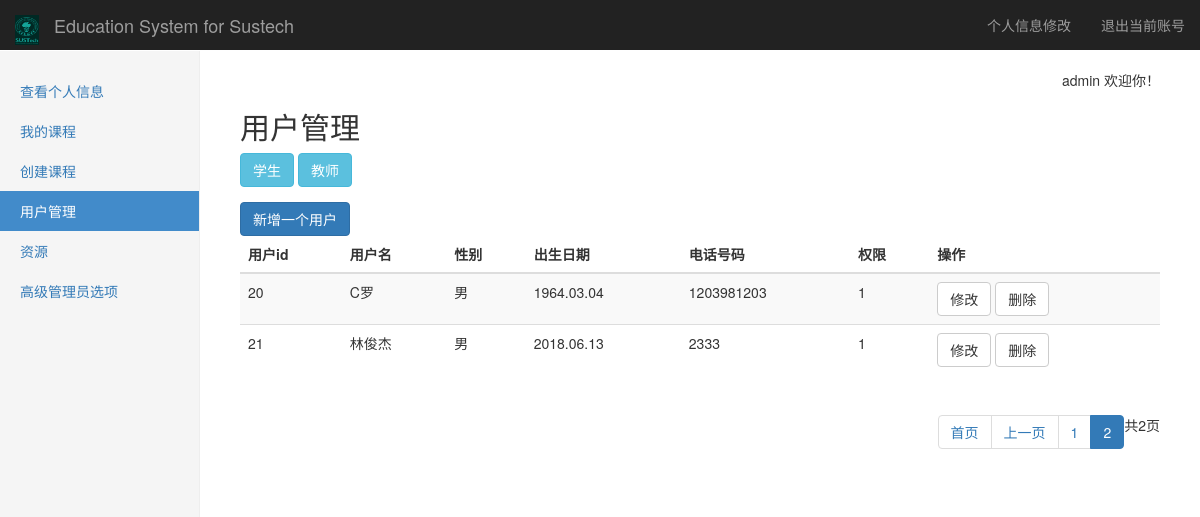
Before: /account?p=2&privilege=1 (signed in) with the older database file.
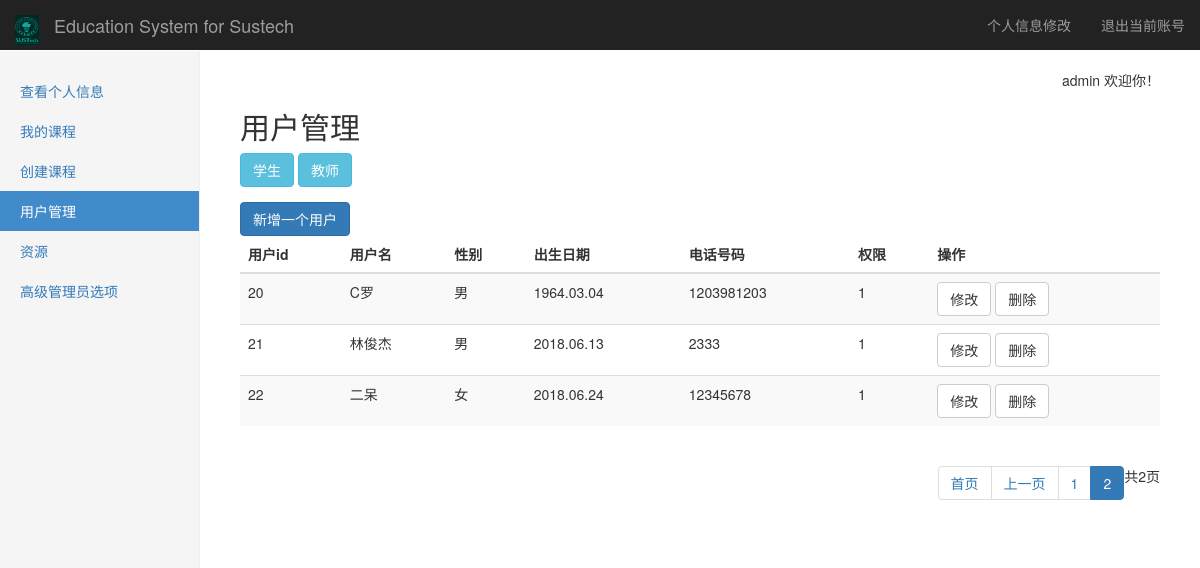
After: the same page with the newer database file.
### tables this page shows
CREATE TABLE "infor" (
	`userid`	int NOT NULL,
	`telephone`	string NOT NULL,
	`sex`	string NOT NULL,
	`born`	string NOT NULL
);

CREATE TABLE "account" (
	`userid`	INTEGER NOT NULL PRIMARY KEY AUTOINCREMENT,
	`username`	string NOT NULL,
	`password`	string NOT NULL,
	`privilege`	int NOT NULL
);

### Listener.py (the view, shortened to what this page needs)
@app.route(account_url, methods=['GET', 'POST'])
def account():
    Infor=SQL_Infor(get_db())
    Account=SQL_Account(get_db())
    if not (session.get('login') and session.get('username') and session.get('privilege')):
        return redirect(url_for('logout'))
    username = session['username']
    p = session['privilege']
    sidebar = GetSideBar(GetBar(p), '用户管理')
    page= request.args.get('p', 1)  #根据url获取第几页
    privilege=request.args.get('privilege','1')
    if(p!=3):
        return redirect(url_for("introduction"))
    if(privilege=="2"):
        user=Infor.GetUserBYprivilege(2)
    else:
        user = Infor.GetUserBYprivilege(1)
    data=GetPageDict(page,user, pageoffset - 2, maxshow)    #对翻页进行处理
    return render_template("account.html",username=username,p=p,sidebar=sidebar,data=data,start=start,privilege=privilege)

### Config/Link_db.py (called while the page is built)
    def select(self,sql):
        try:
            self.__cursor.execute(sql)
            data = self.__cursor.fetchall()
            return data
        except:
            print("Error: unable to fecth data with sql query: "+sql)
            return False

    def close(self):
        if(self.__db!=None):
            self.__db.close()

### Listener.py (called while the page is built)
def get_db():   #使用flask的g对象，每次访问都会有个独立的g对象，保证线程的数据库操作的安全
    if not hasattr(g, 'db'):
        g.db = Link_db()
    return g.db

def GetBar(privilege):  #根据用户privilege返回不同的sidebar
    if(privilege==3):
        return adminbar
    elif(privilege==2):
        return teacherbar
    elif(privilege==1):
        return studentbar

### SQL_libarary/Func_lib.py (called while the page is built)
def GetSideBar(sidebar,activebar=None): #对sidebar进行整理并返回整理好的元组
    result=[]
    for key in sidebar:
        bar1={}
        bar1['name']=key
        bar1['href']=sidebar[key]
        if(activebar==key):
            bar1['active']='active'
        result.append(bar1)
    return result

### templates/account.html (shortened to what this page needs)
{% extends "layout.html" %}
{% block body %}
<h2>用户管理</h2>
<div class="form-group">
<button class="btn btn-info" onclick="go(1);">学生</button>
<button class="btn btn-info" onclick="go(2);">教师</button>
</div>
<button class="btn btn-primary" onclick="show3();">新增一个用户</button>
<div class="table-responsive">
            <table class="table table-striped">
              <thead>
                <tr>
                  <th>用户id</th>
                  <th>用户名</th>
                  <th>性别</th>
                  <th>出生日期</th>
				  <th>电话号码</th>
				  <th>权限</th>
				  <th>操作</th>
                </tr>
              </thead>
			  <tbody>
                {% for i in data.showdict %}
				<tr>
					<td>{{ i.userid }}</td>
					<td>{{ i.username }}</td>
					<td>{{ i.sex}}</td>
					<td>{{ i.born }}</td>
					<td>{{ i.telephone }}</td>
					<td>{{ i.privilege }}</td>
					<td>
					<button class="btn btn-default"
						onclick=
	"show1('{{ i.username }}','{{ i.sex }}','{{ i.born }}','{{ i.telephone }}','{{ i.privilege }}')">
						修改
						</button>
						<button class="btn btn-default"
						onclick=
	"show2('{{ i.username }}','{{ i.sex }}','{{ i.born }}','{{ i.telephone }}','{{ i.privilege }}')">
						删除
						</button>
					</td>
				</tr>
				{% endfor %}
			</tbody>
            </table>
	{% if data %}
	<div class="pull-right">
			<ul class="pagination">
				{% if data.showye==1%}
				<li class=''><a href='/account?p=1&privilege={{privilege}}'>首页</a></li>
				<li class=''><a href='/account?p={{data.nowpage-1}}&privilege={{privilege}}'>上一页</a></li>
				{%endif%}
				{% for dic in data.page_list %}
				{% if dic==data.nowpage%}
				<li class="active"><a href="/account?p={{dic}}&privilege={{privilege}}">{{dic}}</a></li>
				{%else%}
				<li><a href="/account?p={{dic}}&privilege={{privilege}}">{{dic}}</a></li>
				{%endif%}
				{%endfor%}
			共{{data.total}}页
			</ul>
	</div>
	{% endif %}
</div>
<link href="../static/css/bootstrap-datetimepicker.min.css" rel="stylesheet" />
{% endblock %}

Changed rows visible on the page:
added infor: userid "22", username "二呆", sex "女", born "2018.06.24", telephone "12345678", privilege "1"
